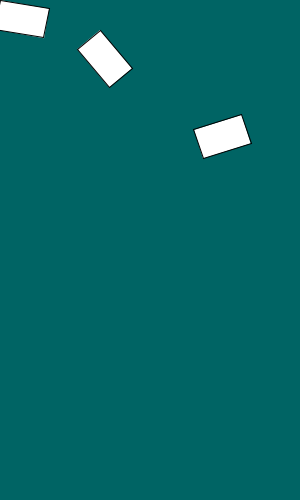
Frame 1 (no input)
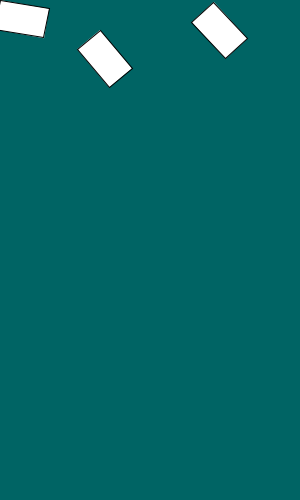
Frame 60 (the mouse pressed at the canvas centre just before this capture)
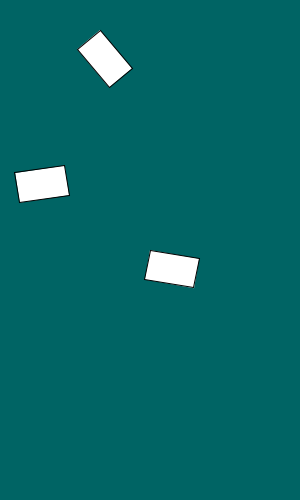
Frame 120 (the mouse held since frame 60 and released just before this capture)

The Processing sketch that drew these frames (run headless with seeded random() and noise(); from frame 60 on, the mouse is pressed at the canvas centre):

// Processing sketch: recap
// ── recap.pde
void setup() {
  size(300,500);  
}

void draw() {
  background(0,100,100);
  rotRect(mouseX, mouseY, 10);
  rotRect(100, 30, 50);
  rotRect(random(width), random(height), random(360));
}

void rotRect(float x, float y, float r) {
  pushMatrix();
  translate(x,y);  
  rotate(radians(r));
  rect(0, 0, 50, 30);
  popMatrix(); 
}
